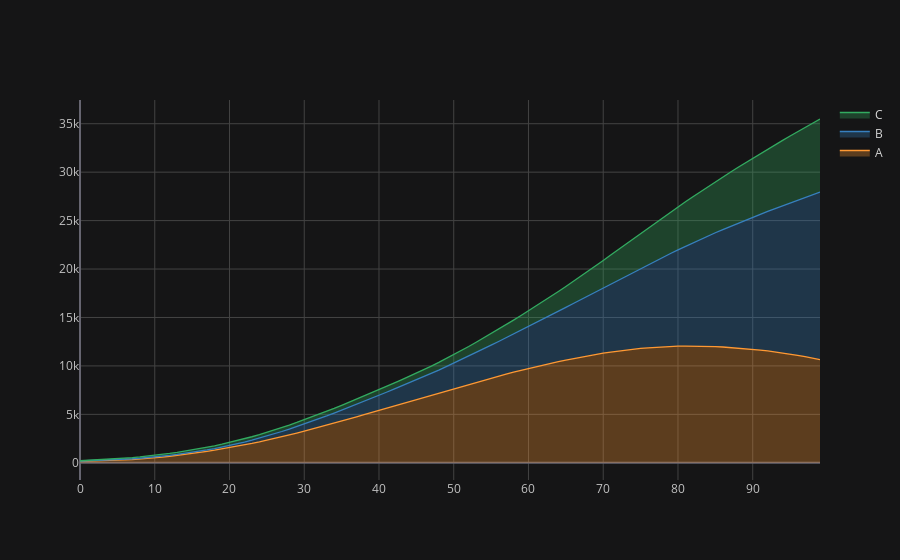

The notebook cell saved with this chart:
### Code cell
dataset.iplot(kind='area',fill=True)
